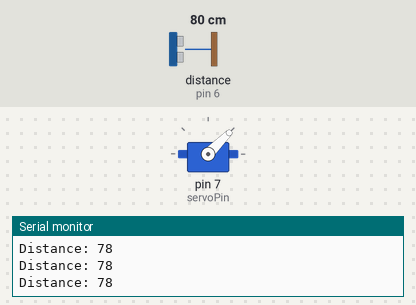
A program run on a simulated Arduino Uno, built with avr-gcc and run on an emulated ATmega328P. Shown: servo, the last lines printed to the serial monitor. Wiring (inferred from the names in the program): ultrasonic range finder: trigger pin 5; echo pin 6. The test bench sets the inputs (shaded band); at power-on: distance to the obstacle (sensor on pin 6) 80 cm. The echo pulse lasts 58.3 µs per cm.

Above: at 3.2 s.
3.3 s: distance to the obstacle (sensor on pin 6) set to 55 cm
4.8 s: distance to the obstacle (sensor on pin 6) set to 47 cm
At 5.5 s:
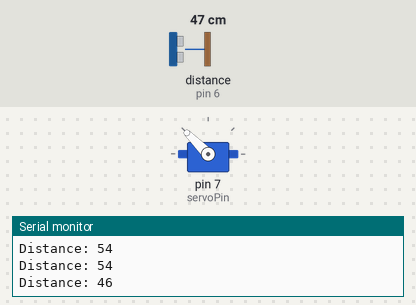
6.3 s: distance to the obstacle (sensor on pin 6) set to 250 cm
At 8.4 s:
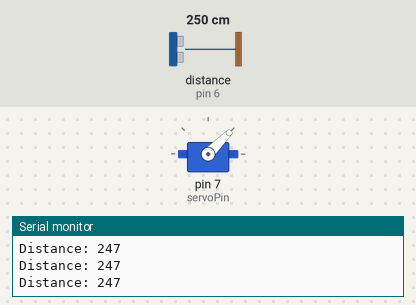
9.3 s: distance to the obstacle (sensor on pin 6) set to 2 cm
At 9.9 s:
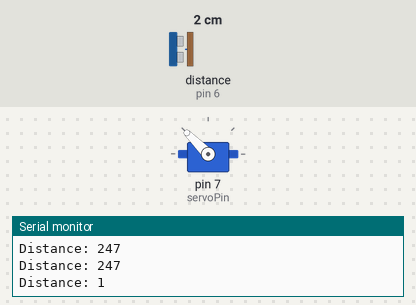
Timing chart, 0 to 11.8 s (numbered marks = the images above; inputs shaded):
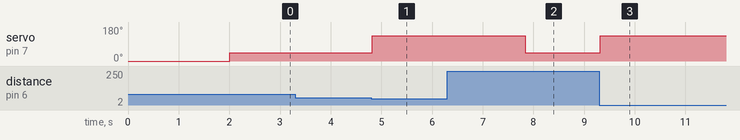

Measured:
- the behaviour switches between 52 and 51 cm on distance to the obstacle (sensor on pin 6) (found by bisection; images 0 and 1)
- after the input at 4.8 s, servo on pin 7 (servoPin): 45° → 135° at once
- after the input at 6.3 s, servo on pin 7 (servoPin): 135° → 45° after 1.5 s
- after the input at 9.3 s, servo on pin 7 (servoPin): 45° → 135° at once

The program:

main.cpp
```cpp
#include <Servo.h>
#include <Arduino.h>
Servo servo;
int triggerPin = 5;
int echoPin = 6;
int servoPin = 7;
long time;
int distance ;
void setup()
{
  servo.attach(servoPin);
  servo.write(0);
  delay(2000);
  pinMode(triggerPin, OUTPUT);
  pinMode(echoPin, INPUT);
  Serial.begin(9600);
}
void loop(){
  digitalWrite(triggerPin, LOW);
  delayMicroseconds(2);
  digitalWrite(triggerPin, HIGH);
  delayMicroseconds(10);
  digitalWrite(triggerPin, LOW);
  time = pulseIn(echoPin, HIGH);
  distance = time * 0.034 / 2;
  Serial.print("Distance: ");
  Serial.println(distance);
  if ( distance <= 50 ){
    servo.write(135);
    delay(3000);
  }else{
    servo.write(45);
  }
}
```
